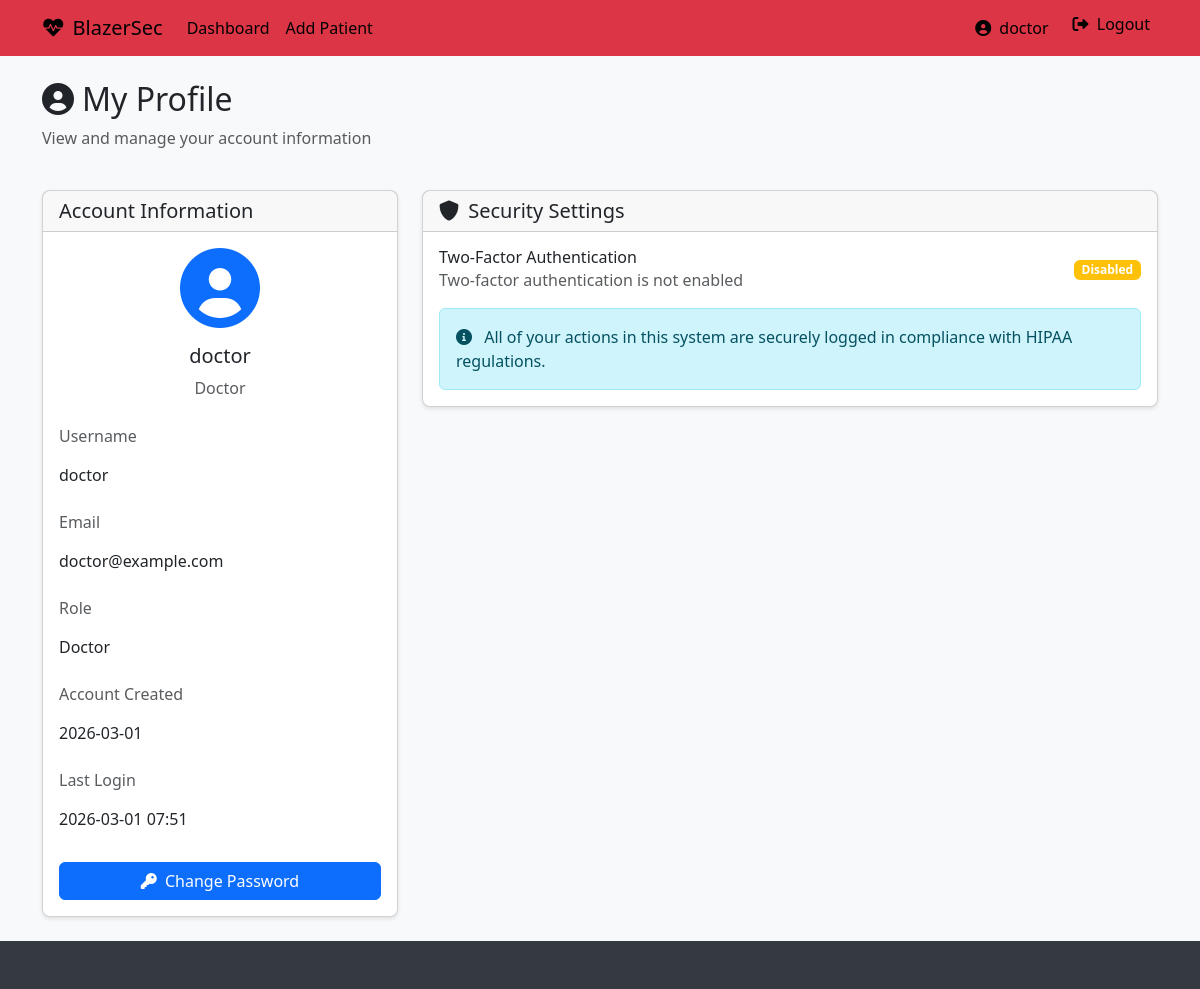
The page /profile (signed in) on the database its author committed.
### app.py (models this page shows, shortened)
class User(db.Model, UserMixin):
    id = db.Column(db.Integer, primary_key=True)
    username = db.Column(db.String(80), unique=True, nullable=False)
    user_first_name = db.Column(db.String(80), nullable = False)
    user_last_name = db.Column(db.String(80), nullable = False)
    password_hash = db.Column(db.String(128), nullable=False)
    email = db.Column(db.String(120), unique=True, nullable=False)
    role = db.Column(db.String(20), nullable=False, default='patient')  # admin, doctor, patient
    totp_secret = db.Column(db.String(32), nullable=True)  # For 2FA
    is_active = db.Column(db.Boolean, default=True)
    created_at = db.Column(db.DateTime, default=datetime.now)
    last_login = db.Column(db.DateTime, nullable=True)
    patient = db.relationship('Patient', backref='user', uselist=False)

### app.py (the view)
@app.route('/profile')
@login_required
def profile():
    patient = None
    if current_user.role == 'patient':
        patient = Patient.query.filter_by(user_id=current_user.id).first()
    return render_template('profile.html', patient=patient)

### app.py (called while the page is built)
@login_manager.user_loader
def load_user(user_id):
    return User.query.get(int(user_id))

@app.after_request
def add_security_headers(response):
    response.headers['X-Content-Type-Options'] = 'nosniff'
    response.headers['X-Frame-Options'] = 'SAMEORIGIN'
    response.headers['X-XSS-Protection'] = '1; mode=block'
    response.headers['Strict-Transport-Security'] = 'max-age=31536000; includeSubDomains'
    response.headers['Content-Security-Policy'] = "default-src 'self'; script-src 'self' cdn.jsdelivr.net; style-src 'self' cdn.jsdelivr.net; img-src 'self' data:;"
    response.headers['Referrer-Policy'] = 'strict-origin-when-cross-origin'
    return response

### templates/profile.html (shortened to what this page needs)
{% extends 'base.html' %}
{% block content %}
<div class="row mb-4">
    <div class="col">
        <h2><i class="fas fa-user-circle me-2"></i>My Profile</h2>
        <p class="text-muted">View and manage your account information</p>
    </div>
</div>
<div class="row">
    <div class="col-lg-4">
        <div class="card mb-4">
            <div class="card-header">
                <h5 class="mb-0">Account Information</h5>
            </div>
            <div class="card-body">
                <div class="text-center mb-4">
                    <div class="avatar-placeholder mb-3">
                        <i class="fas fa-user-circle fa-5x text-primary"></i>
                    </div>
                    <h5>{{ current_user.username }}</h5>
                    <p class="text-muted">{{ current_user.role.capitalize() }}</p>
                </div>
                <div class="mb-3">
                    <label class="form-label text-muted">Username</label>
                    <p class="form-control-plaintext">{{ current_user.username }}</p>
                </div>
                <div class="mb-3">
                    <label class="form-label text-muted">Email</label>
                    <p class="form-control-plaintext">{{ current_user.email }}</p>
                </div>
                <div class="mb-3">
                    <label class="form-label text-muted">Role</label>
                    <p class="form-control-plaintext">{{ current_user.role.capitalize() }}</p>
                </div>
                <div class="mb-3">
                    <label class="form-label text-muted">Account Created</label>
                    <p class="form-control-plaintext">{{ current_user.created_at.strftime('%Y-%m-%d') }}</p>
                </div>
                <div class="mb-3">
                    <label class="form-label text-muted">Last Login</label>
                    <p class="form-control-plaintext">{{ current_user.last_login.strftime('%Y-%m-%d %H:%M') if current_user.last_login else 'N/A' }}</p>
                </div>
                <div class="d-grid mt-4">
                    <a href="{{ url_for('change_password') }}" class="btn btn-primary">
                        <i class="fas fa-key me-1"></i> Change Password
                    </a>
                </div>
            </div>
        </div>
    </div>
    <div class="col-lg-8">
        <div class="card">
            <div class="card-header">
                <h5 class="mb-0">
                    <i class="fas fa-shield-alt me-1"></i> Security Settings
                </h5>
            </div>
            <div class="card-body">
                <div class="d-flex align-items-center justify-content-between mb-3">
                    <div>
                        <h6 class="mb-0">Two-Factor Authentication</h6>
                        <p class="text-muted mb-0">
                            {% if current_user.totp_secret %}
                            Two-factor authentication is enabled
                            {% else %}
                            Two-factor authentication is not enabled
                            {% endif %}
                        </p>
                    </div>
                    {% if current_user.totp_secret %}
                    <span class="badge bg-success">Enabled</span>
                    {% else %}
                    <span class="badge bg-warning">Disabled</span>
                    {% endif %}
                </div>
                <div class="alert alert-info mt-3 mb-0">
                    <i class="fas fa-info-circle me-2"></i> All of your actions in this system are securely logged in compliance with HIPAA regulations.
                </div>
            </div>
        </div>
    </div>
</div>
{% endblock %}

### templates/base.html (shortened to what this page needs)
<!DOCTYPE html>
<html lang="en">
<head>
    <link href="https://cdn.jsdelivr.net/npm/bootstrap@5.3.0-alpha1/dist/css/bootstrap.min.css" rel="stylesheet">
    <link rel="stylesheet" href="https://cdnjs.cloudflare.com/ajax/libs/font-awesome/6.0.0/css/all.min.css">
</head>
<body>
    <nav class="navbar navbar-expand-lg navbar-dark mb-4">
        <div class="container">
            <a class="navbar-brand" href="{{ url_for('index') }}">
                <i class="fas fa-heartbeat me-2"></i>BlazerSec
            </a>
            <div class="collapse navbar-collapse" id="navbarNav">
                <ul class="navbar-nav me-auto">
                    {% if current_user.is_authenticated %}
                        <li class="nav-item">
                            <a class="nav-link" href="{{ url_for('dashboard') }}">Dashboard</a>
                        </li>
                        {% if current_user.role == 'doctor' %}
                            <li class="nav-item">
                                <a class="nav-link" href="{{ url_for('add_patient') }}">Add Patient</a>
                            </li>
                        {% endif %}
                    {% endif %}
                </ul>
                <ul class="navbar-nav">
                    {% if current_user.is_authenticated %}
                        <li class="nav-item">
                            <a class="nav-link" href="{{ url_for('profile') }}">
                                <i class="fas fa-user-circle me-1"></i> {{ current_user.username }}
                            </a>
                        </li>
                        <li class="nav-item">
                            <a class="nav-link btn-logout py-1 px-2 ms-2 rounded" href="{{ url_for('logout') }}">
                                <i class="fas fa-sign-out-alt me-1"></i> Logout
                            </a>
                        </li>
                    {% endif %}
                </ul>
            </div>
        </div>
    </nav>
    <div class="container">
        {% block content %}{% endblock %}
    </div>
    <footer class="footer mt-auto py-3">
    </footer>
</body>
</html>

### templates/base.html (style rules this page uses)
body { background-color: #f8f9fa; font-family: 'Segoe UI', Tahoma, Geneva, Verdana, sans-serif; }
.navbar { color: black; background-color: #dc3545; border-color: #dc3545; }
.navbar-brand, .nav-link { color: black !important; background-color: #dc3545; }
.card { border-radius: 8px; box-shadow: 0 2px 4px rgba(0, 0, 0, 0.1); margin-bottom: 20px; }
.footer { background-color: #343a40; color: white; padding: 15px 0; margin-top: 30px; }
.btn-logout { color: white; background-color: #dc3545; border-color: #dc3545; }

### rows shown on the page
User: username "doctor", role "Doctor", email "doctor@example.com", created_at "2026-03-01", last_login "2026-03-01 07:51"
